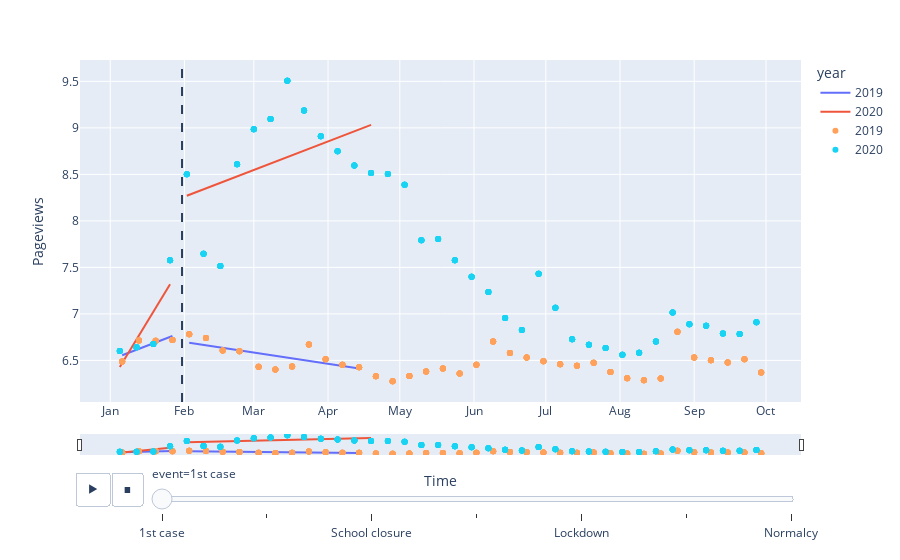

Notebook code cell kept with this figure:
### Markdown cell above
### 3.1 Figure of 'Covid' for Italy over all events: 

**it_time.html**

### Code cell
# event = 'Mobility'
category = 'covid'
language = 'it'

df = daily[(daily['language'] == language)*(daily['category'] == category)].copy()

df['year'] = df['year'].astype(str)
fig=px.line(df, x='time', y="bestfit",color = 'year',animation_frame='event',line_group = 'intervention_flag')
fig.add_scatter(x=df[df['year'] == '2019']['time'], y=df[df['year'] == '2019']["pageview"],mode='markers',name = '2019')
fig.add_scatter(x=df[df['year'] == '2020']['time'], y=df[df['year'] == '2020']["pageview"],mode='markers',name = '2020')
fig.add_vline(x = df['event_time'].iloc[0],line_dash = 'dash')

for k in range(len(fig.frames)):
    fig.frames[k]['layout'].update(annotations = [{'text': str(list(interventions[language].values())[k].date()), 'x': list(interventions[language].values())[k], 'y': 1, 'yref': 'paper'}],
                                    shapes = [{'line': {'dash':'dash'},
                                          'type':'line',
                                          'x0': list(interventions[language].values())[k],
                                          'x1': list(interventions[language].values())[k],
                                          'xref': 'x',
                                          'y0': 0,
                                          'y1': 1,
                                          'yref': 'y domain'}],
#                                     sliders = [{'transition':{'duration':1000}}]
                                  )
#     fig.layout.sliders[0].steps[k].args.update(
#         frame = {'duration': 500, 'redraw': True},
#     )
fig.update_xaxes(
    dtick="M1",
    tickformat="%b")

fig.update_xaxes(rangeslider_visible=True,rangeslider_thickness = 0.05)

fig.update_layout(xaxis_title = 'Time', 
                  yaxis_title = 'Pageviews',
                  updatemenus = [{'buttons':[{'args': [None, {'frame': {'duration': 500,
                                           'redraw': True}, 'mode': 'immediate',
                                           'fromcurrent': True, 'transition':
                                           {'duration': 150, 'easing': 'linear'}}],
                                  'label': '&#9654;',
                                  'method': 'animate'},
                                 {'args': [[None], {'frame': {'duration': 500,
                                           'redraw': False}, 'mode': 'immediate',
                                           'fromcurrent': True, 'transition':
                                           {'duration': 150, 'easing': 'linear'}}],
                                  'label': '&#9724;',
                                  'method': 'animate'}]}])

fig.write_html(path+'it_time.html')

fig.show()

### Figure 1 — Plotly figure (JSON) as saved in the notebook; plotly's stock layout.template omitted (floating-point values rounded to 4 significant figures; data arrays with more than 128 entries replaced by an {"elided": "..."} marker saying what was removed)
{"data": [{"hovertemplate": "year=2019<br>event=1st case<br>intervention_flag=0.0<br>time=%{x}<br>bestfit=%{y}<extra></extra>", "legendgroup": "2019", "line": {"color": "#636efa", "dash": "solid"}, "marker": {"symbol": "circle"}, "mode": "lines", "name": "2019", "orientation": "v", "showlegend": true, "type": "scatter", "x": ["2020-01-06T00:00:00", "2020-01-13T00:00:00", "2020-01-20T00:00:00", "2020-01-27T00:00:00"], "xaxis": "x", "y": [6.555, 6.624, 6.693, 6.762], "yaxis": "y"}, {"hovertemplate": "year=2019<br>event=1st case<br>intervention_flag=1.0<br>time=%{x}<br>bestfit=%{y}<extra></extra>", "legendgroup": "2019", "line": {"color": "#636efa", "dash": "solid"}, "marker": {"symbol": "circle"}, "mode": "lines", "name": "2019", "orientation": "v", "showlegend": false, "type": "scatter", "x": ["2020-02-03T00:00:00", "2020-02-10T00:00:00", "2020-02-17T00:00:00", "2020-02-24T00:00:00", "2020-03-03T00:00:00", "2020-03-10T00:00:00", "2020-03-17T00:00:00", "2020-03-24T00:00:00", "2020-03-31T00:00:00", "2020-04-07T00:00:00", "2020-04-14T00:00:00", "2020-04-21T00:00:00", "2020-04-28T00:00:00", "2020-05-05T00:00:00", "2020-05-12T00:00:00", "2020-05-19T00:00:00", "2020-05-26T00:00:00", "2020-06-02T00:00:00", "2020-06-09T00:00:00", "2020-06-16T00:00:00", "2020-06-23T00:00:00", "2020-06-30T00:00:00", "2020-07-07T00:00:00", "2020-07-14T00:00:00", "2020-07-21T00:00:00", "2020-07-28T00:00:00", "2020-08-04T00:00:00", "2020-08-11T00:00:00", "2020-08-18T00:00:00", "2020-08-25T00:00:00", "2020-09-01T00:00:00", "2020-09-08T00:00:00", "2020-09-15T00:00:00", "2020-09-22T00:00:00", "2020-09-29T00:00:00"], "xaxis": "x", "y": [6.69, 6.663, 6.635, 6.608, 6.577, 6.549, 6.522, 6.495, 6.467, 6.44, 6.412, null, null, null, null, null, null, null, null, null, null, null, null, null, null, null, null, null, null, null, null, null, null, null, null], "yaxis": "y"}, {"hovertemplate": "year=2020<br>event=1st case<br>intervention_flag=0.0<br>time=%{x}<br>bestfit=%{y}<extra></extra>", "legendgroup": "2020", "line": {"color": "#EF553B", "dash": "solid"}, "marker": {"symbol": "circle"}, "mode": "lines", "name": "2020", "orientation": "v", "showlegend": true, "type": "scatter", "x": ["2020-01-05T00:00:00", "2020-01-12T00:00:00", "2020-01-19T00:00:00", "2020-01-26T00:00:00"], "xaxis": "x", "y": [6.429, 6.726, 7.022, 7.319], "yaxis": "y"}, {"hovertemplate": "year=2020<br>event=1st case<br>intervention_flag=1.0<br>time=%{x}<br>bestfit=%{y}<extra></extra>", "legendgroup": "2020", "line": {"color": "#EF553B", "dash": "solid"}, "marker": {"symbol": "circle"}, "mode": "lines", "name": "2020", "orientation": "v", "showlegend": false, "type": "scatter", "x": ["2020-02-02T00:00:00", "2020-02-09T00:00:00", "2020-02-16T00:00:00", "2020-02-23T00:00:00", "2020-03-01T00:00:00", "2020-03-08T00:00:00", "2020-03-15T00:00:00", "2020-03-22T00:00:00", "2020-03-29T00:00:00", "2020-04-05T00:00:00", "2020-04-12T00:00:00", "2020-04-19T00:00:00", "2020-04-26T00:00:00", "2020-05-03T00:00:00", "2020-05-10T00:00:00", "2020-05-17T00:00:00", "2020-05-24T00:00:00", "2020-05-31T00:00:00", "2020-06-07T00:00:00", "2020-06-14T00:00:00", "2020-06-21T00:00:00", "2020-06-28T00:00:00", "2020-07-05T00:00:00", "2020-07-12T00:00:00", "2020-07-19T00:00:00", "2020-07-26T00:00:00", "2020-08-02T00:00:00", "2020-08-09T00:00:00", "2020-08-16T00:00:00", "2020-08-23T00:00:00", "2020-08-30T00:00:00", "2020-09-06T00:00:00", "2020-09-13T00:00:00", "2020-09-20T00:00:00", "2020-09-27T00:00:00"], "xaxis": "x", "y": [8.27, 8.339, 8.409, 8.478, 8.547, 8.616, 8.686, 8.755, 8.824, 8.894, 8.963, 9.032, null, null, null, null, null, null, null, null, null, null, null, null, null, null, null, null, null, null, null, null, null, null, null], "yaxis": "y"}, {"mode": "markers", "name": "2019", "type": "scatter", "x": {"elided": "273 str values"}, "y": {"elided": "273 float values"}}, {"mode": "markers", "name": "2020", "type": "scatter", "x": {"elided": "273 str values"}, "y": {"elided": "273 float values"}}], "layout": {"legend": {"title": {"text": "year"}, "tracegroupgap": 0}, "margin": {"t": 60}, "shapes": [{"line": {"dash": "dash"}, "type": "line", "x0": "2020-01-31T00:00:00", "x1": "2020-01-31T00:00:00", "xref": "x", "y0": 0, "y1": 1, "yref": "y domain"}], "sliders": [{"active": 0, "currentvalue": {"prefix": "event="}, "len": 0.9, "pad": {"b": 10, "t": 60}, "steps": [{"args": [["1st case"], {"frame": {"duration": 0, "redraw": false}, "fromcurrent": true, "mode": "immediate", "transition": {"duration": 0, "easing": "linear"}}], "label": "1st case", "method": "animate"}, {"args": [["1st death"], {"frame": {"duration": 0, "redraw": false}, "fromcurrent": true, "mode": "immediate", "transition": {"duration": 0, "easing": "linear"}}], "label": "1st death", "method": "animate"}, {"args": [["School closure"], {"frame": {"duration": 0, "redraw": false}, "fromcurrent": true, "mode": "immediate", "transition": {"duration": 0, "easing": "linear"}}], "label": "School closure", "method": "animate"}, {"args": [["Public events banned"], {"frame": {"duration": 0, "redraw": false}, "fromcurrent": true, "mode": "immediate", "transition": {"duration": 0, "easing": "linear"}}], "label": "Public events banned", "method": "animate"}, {"args": [["Lockdown"], {"frame": {"duration": 0, "redraw": false}, "fromcurrent": true, "mode": "immediate", "transition": {"duration": 0, "easing": "linear"}}], "label": "Lockdown", "method": "animate"}, {"args": [["Mobility"], {"frame": {"duration": 0, "redraw": false}, "fromcurrent": true, "mode": "immediate", "transition": {"duration": 0, "easing": "linear"}}], "label": "Mobility", "method": "animate"}, {"args": [["Normalcy"], {"frame": {"duration": 0, "redraw": false}, "fromcurrent": true, "mode": "immediate", "transition": {"duration": 0, "easing": "linear"}}], "label": "Normalcy", "method": "animate"}], "x": 0.1, "xanchor": "left", "y": 0, "yanchor": "top"}], "updatemenus": [{"buttons": [{"args": [null, {"frame": {"duration": 500, "redraw": true}, "fromcurrent": true, "mode": "immediate", "transition": {"duration": 150, "easing": "linear"}}], "label": "&#9654;", "method": "animate"}, {"args": [[null], {"frame": {"duration": 500, "redraw": false}, "fromcurrent": true, "mode": "immediate", "transition": {"duration": 150, "easing": "linear"}}], "label": "&#9724;", "method": "animate"}], "direction": "left", "pad": {"r": 10, "t": 70}, "showactive": false, "type": "buttons", "x": 0.1, "xanchor": "right", "y": 0, "yanchor": "top"}], "xaxis": {"anchor": "y", "domain": [0, 1], "dtick": "M1", "rangeslider": {"thickness": 0.05, "visible": true}, "tickformat": "%b", "title": {"text": "Time"}}, "yaxis": {"anchor": "x", "domain": [0, 1], "title": {"text": "Pageviews"}}}}
